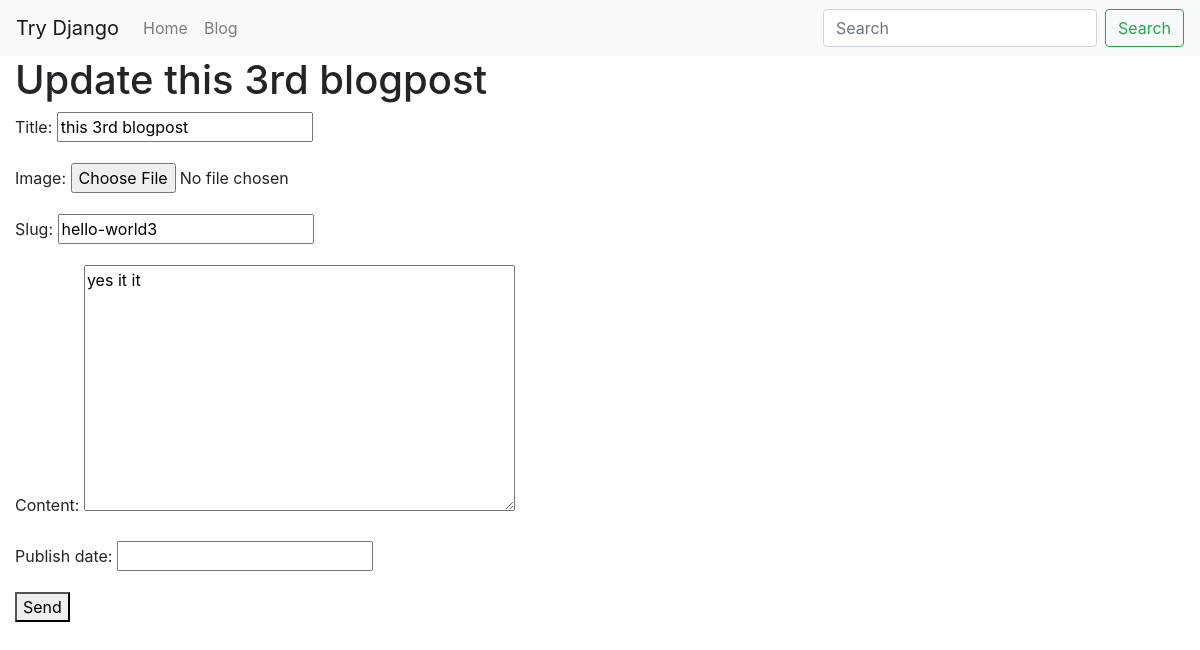
The app's page /blog/hello-world3/edit/ (signed in) with its own data.
### blog/models.py (models this page shows, shortened)
class BlogPost(models.Model):  # blogpost_set -> queryset
    user = models.ForeignKey(User, default=1, null=True, on_delete=models.SET_NULL)#on_delete=models.CASCADE
    image = models.ImageField(upload_to='image/', blank=True, null=True)
    title = models.CharField(max_length=12)
    slug =  models.SlugField(unique=True)    # hello world = hello-world
    content = models.TextField(null=True, blank=True)
    publish_date = models.DateTimeField(auto_now=False, auto_now_add=False, null=True, blank=True)
    timestamp = models.DateTimeField(auto_now_add=True)
    updated = models.DateTimeField(auto_now=True)
    objects = BlogPostManager()
    class Meta:
        ordering = ['-publish_date', '-updated', '-timestamp']

### blog/views.py (the view)
# urls.py: path('<str:slug>/edit/', blog_post_update_view),
@staff_member_required
def blog_post_update_view(request, slug):
    obj = get_object_or_404(BlogPost, slug=slug)
    form = BlogPostModelForm(request.POST or None, instance=obj)
    if form.is_valid():
        form.save()
    template_name = 'blog/form.html'
    context = {'title': f"Update {obj.title}", 'form': form}
    return render(request, template_name, context)

### blog/forms.py (shortened to what this page needs)
class BlogPostModelForm(forms.ModelForm):
	class Meta:
		model = BlogPost
		fields = ['title', 'image', 'slug', 'content', 'publish_date']

### blog/models.py (called while the page is built)
    def get_queryset(self):
        return BlogPostQuerySet(self.model, using=self._db)

### blog/templates/blog/form.html
{% extends "base.html"%}
{% block content %}
{% if title %}
    <h1> {{title}} </h1>
{% endif %}
<form method='POST' action='.'>{% csrf_token %}
	{{form.as_p}}
	<button type='submit'>Send</button>
</form>
{% endblock %}

### records on screen
BlogPost: title "this 3rd blogpost", slug "hello-world3", content "yes it it"

### other values on screen
{{ title }} "Update this 3rd blogpost"
